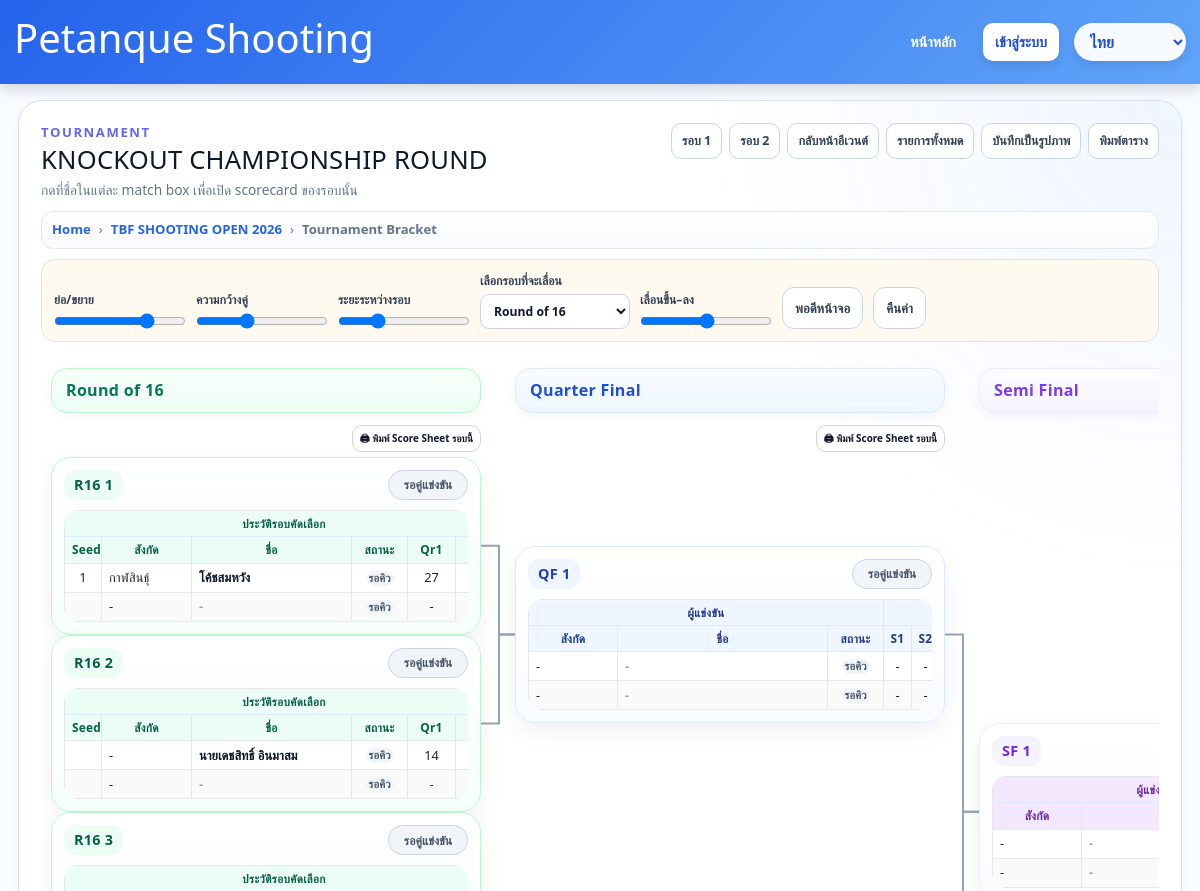
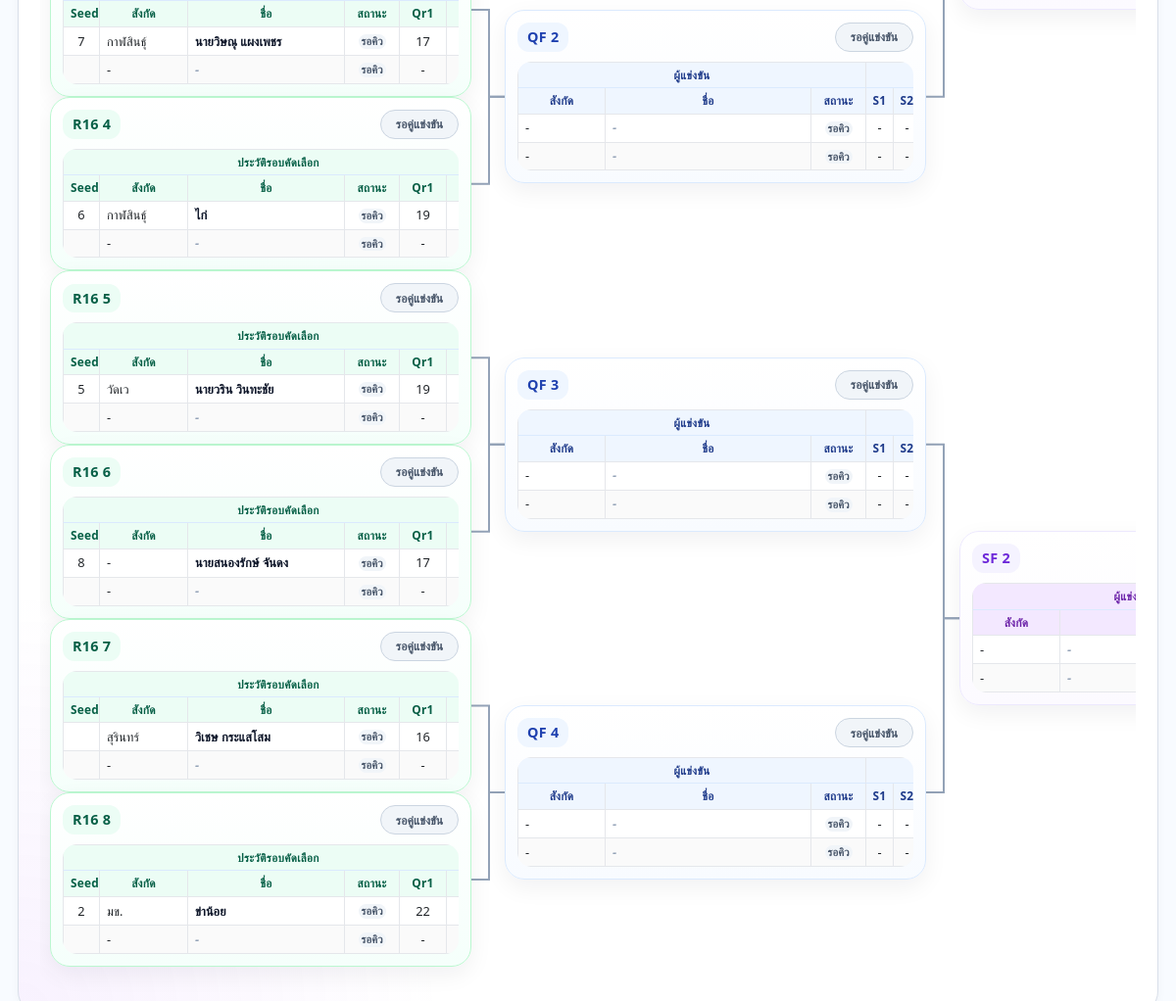
The app's page /events/3/bracket with its own data (2 pictures, top to bottom).
### app.py (models this page shows)
class Event(db.Model):
    id = db.Column(db.Integer, primary_key=True)
    name = db.Column(db.String(255), nullable=False)
    event_group = db.Column(db.String(50), nullable=False)
    category = db.Column(db.String(50), nullable=False)
    competition_date = db.Column(db.Date, nullable=False)
    location = db.Column(db.String(255), nullable=False)
    lane_count = db.Column(db.Integer, nullable=False, default=1)
    direct_qualifiers = db.Column(db.Integer, nullable=False, default=0)
    has_round_two = db.Column(db.Boolean, default=False)
    round_two_cutoff_rank = db.Column(db.Integer, nullable=True)
    next_round_label = db.Column(db.String(50), nullable=False, default="รอบ 8 คน")
    round_two_advancers = db.Column(db.Integer, nullable=False, default=4)
    created_at = db.Column(db.DateTime, default=datetime.utcnow)
    created_by = db.Column(db.Integer, db.ForeignKey("user.id"), nullable=True)
    athletes = db.relationship("Athlete", backref="event", cascade="all, delete-orphan", lazy=True)

class Athlete(db.Model):
    id = db.Column(db.Integer, primary_key=True)
    event_id = db.Column(db.Integer, db.ForeignKey("event.id"), nullable=False)
    bib_no = db.Column(db.String(20), nullable=False)
    name = db.Column(db.String(255), nullable=False)
    affiliation = db.Column(db.String(255), nullable=False)
    start_order = db.Column(db.Integer, nullable=False)
    lane_no = db.Column(db.Integer, nullable=False)
    lane_order = db.Column(db.Integer, nullable=False)
    status = db.Column(db.String(20), nullable=False, default="waiting")
    red_card_count = db.Column(db.Integer, nullable=False, default=0)
    created_at = db.Column(db.DateTime, default=datetime.utcnow)
    entries = db.relationship("ScoreEntry", backref="athlete", cascade="all, delete-orphan", lazy=True)
    signatures = db.relationship("ScoreSignature", backref="athlete", cascade="all, delete-orphan", lazy=True)
    tiebreaks = db.relationship("TieBreakEntry", backref="athlete", cascade="all, delete-orphan", lazy=True)

### app.py (the view)
@app.route("/events/<int:event_id>/bracket")
def bracket(event_id: int):
    event = Event.query.get_or_404(event_id)
    qualifiers = build_combined_qualifiers(event)
    ensure_bracket(event)
    maybe_advance_bracket(event)
    matches = BracketMatch.query.filter_by(event_id=event.id).order_by(BracketMatch.round_name, BracketMatch.match_no).all()
    athlete_map = {a.id: a for a in event.athletes}
    seed_map = {row["athlete"].id: row.get("seed") for row in qualifiers if row.get("athlete") and row.get("seed")}
    grouped = {"R16": [], "QF": [], "SF": [], "F": []}
    for m in matches:
        a = athlete_map.get(m.athlete_a_id)
        b = athlete_map.get(m.athlete_b_id)
        grouped.setdefault(m.round_name, []).append({
            "match": m,
            "a": build_bracket_match_row(event, a, m.round_name, seed_map),
            "b": build_bracket_match_row(event, b, m.round_name, seed_map),
            "winner": athlete_map.get(m.winner_id),
            "round_no": bracket_round_to_scorecard_round(m.round_name, event),
            "status": bracket_match_status(event, m),
        })
    combined_rows = build_combined_qualifiers(event) if event.has_round_two else qualifiers
    start_round = configured_bracket_start_round(event)
    return render_template("bracket.html", event=event, grouped=grouped, combined_rows=combined_rows, start_round=start_round)

### app.py (called while the page is built, shortened)
def current_language() -> str:
    lang = session.get("lang", "th")
    return lang if lang in SUPPORTED_LANGS else "th"

@app.context_processor
def inject_language_options():
    lang = current_language()
    return {
        "current_lang": lang,
        "lang_labels": LANG_LABELS,
        "html_lang": "zh-CN" if lang == "zh" else lang,
    }

def event_has_round_of_16(event) -> bool:
    if event.next_round_label == "รอบ 16 คน":
        return True
    return BracketMatch.query.filter_by(event_id=event.id, round_name="R16").first() is not None

def bracket_round_to_scorecard_round(round_name: str, event=None) -> int:
    if round_name == "R16":
        return 3
    if event is not None and event_has_round_of_16(event):
        return {"QF": 4, "SF": 5, "F": 6}[round_name]
    return {"QF": 3, "SF": 4, "F": 5}[round_name]

def _request_cache() -> dict:
    if not has_request_context():
        return {}
    cache = getattr(g, "shooting_request_cache", None)
    if cache is None:
        cache = {}
        g.shooting_request_cache = cache
    return cache

def get_round_signature(athlete_id: int, round_no: int) -> ScoreSignature | None:
    cache = _request_cache()
    signatures = cache.get("signature_by_athlete_round") if has_request_context() else None
    key = (athlete_id, round_no)
    if signatures is not None and key in signatures:
        return signatures[key]
    signature = ScoreSignature.query.filter_by(athlete_id=athlete_id, round_no=round_no).first()
    if has_request_context():
        cache.setdefault("signature_by_athlete_round", {})[key] = signature
    return signature

def athlete_round_status(athlete: Athlete, round_no: int) -> str:
    signature = get_round_signature(athlete.id, round_no)
    if signature and signature.finished_at:
        return "finished"
    if signature and signature.started_at:
        return "active"
    return "waiting"

def bracket_match_status(event: Event, match: BracketMatch) -> dict:
    round_no = bracket_round_to_scorecard_round(match.round_name, event)
    athlete_ids = [aid for aid in [match.athlete_a_id, match.athlete_b_id] if aid]
    if not athlete_ids or len(athlete_ids) < 2:
        return {"key": "waiting", "label": "รอคู่แข่งขัน"}

def ranking_key(item: dict):
    return (
        item["total"],
        item["count_5"],
        item["count_3"],
        item["tiebreak_total"],
    )

def is_round_two_candidate(event: Event, athlete: Athlete) -> bool:
    return athlete.id in round_two_candidate_ids(event)

### templates/bracket.html (shortened to what this page needs)
{% extends 'base.html' %}
{% block content %}
<section id="bracketExportArea" class="card knockout-page">
  <div class="page-top">
    <div class="title-wrap">
      <p class="eyebrow">Tournament</p>
      <h1>KNOCKOUT CHAMPIONSHIP ROUND</h1>
      <p class="subtitle">กดที่ชื่อในแต่ละ match box เพื่อเปิด scorecard ของรอบนั้น</p>
    </div>
    <div class="top-actions responsive-toolbar">
      <a class="btn secondary" href="{{ url_for('event_overview', event_id=event.id, round=1) }}">รอบ 1</a>
      {% if event.has_round_two %}
      <a class="btn secondary" href="{{ url_for('event_overview', event_id=event.id, round=2) }}">รอบ 2</a>
      {% endif %}
      <a class="btn secondary" href="{{ url_for('event_overview', event_id=event.id) }}">กลับหน้าอีเวนต์</a>
      <a class="btn secondary" href="{{ url_for('index') }}">รายการทั้งหมด</a>
      <button type="button" class="btn secondary" data-bracket-download onclick="downloadBracketImage()">บันทึกเป็นรูปภาพ</button>
      <button type="button" class="btn secondary" onclick="window.print()">พิมพ์ตาราง</button>
    </div>
  </div>
  <div class="breadcrumb-bar">
    <a href="{{ url_for('index') }}">Home</a>
    <span>›</span>
    <a href="{{ url_for('event_overview', event_id=event.id) }}">{{ event.name }}</a>
    <span>›</span>
    <strong>Tournament Bracket</strong>
  </div>
  {% macro render_match(item, round_key, title, total_label, show_qual=False, extra_class='') %}
  <div class="match-box {{ extra_class }}" data-bracket-match data-round="{{ round_key }}" data-match-no="{{ item.match.match_no }}">
    <div class="match-head"><div class="match-title">{{ title }}</div><span class="match-status {{ item.status.key }}">{{ item.status.label }}</span></div>
    <div class="table-wrap">
      <table class="match-row {% if not show_qual %}compact-match-row{% endif %}">
        <thead>
          <tr class="group-head">
            {% if show_qual %}<th colspan="6">ประวัติรอบคัดเลือก</th>{% else %}<th colspan="3">ผู้แข่งขัน</th>{% endif %}
            <th colspan="6">{{ title }}</th>
          </tr>
          <tr>
            {% if show_qual %}<th>Seed</th>{% endif %}
            <th>สังกัด</th><th>ชื่อ</th><th>สถานะ</th>
            {% if show_qual %}<th>Qr1</th><th>REF</th>{% endif %}
            <th>S1</th><th>S2</th><th>S3</th><th>S4</th><th>S5</th><th>SCORE</th>
          </tr>
        </thead>
        <tbody>
          {% for row in [item.a, item.b] %}
          <tr
            data-round="{{ round_key }}"
            data-match="{{ item.match.match_no }}"
            data-slot="{% if loop.index == 1 %}a{% else %}b{% endif %}"
            {% if row.athlete %}data-athlete-id="{{ row.athlete.id }}" data-round-no="{{ item.round_no }}" data-scorecard-url="{{ url_for('scorecard', athlete_id=row.athlete.id, round=item.round_no) }}"{% endif %}
            class="{% if item.winner and row.athlete and item.winner.id == row.athlete.id %}winner-row{% endif %}">
            {% if show_qual %}<td class="seed-cell">{{ row.seed }}</td>{% endif %}
            <td class="team-cell">{{ row.team }}</td>
            <td class="player-name name-cell">
              {% if row.athlete %}
                <a class="score-link" href="{{ url_for('scorecard', athlete_id=row.athlete.id, round=item.round_no) }}" onclick="event.stopPropagation();">{{ row.name }}</a>
              {% else %}
                <span class="empty-slot">-</span>
              {% endif %}
            </td>
            <td class="status-cell"><span class="row-status-pill {{ row.status }}">{{ row.status_label }}</span></td>
            {% if show_qual %}
              <td class="r1-cell">{{ row.r1 }}</td>
              <td class="r1r2-cell {% if not row.show_ref_score %}direct-ref-empty{% endif %}">{% if row.show_ref_score %}{{ row.r1r2 }}{% endif %}</td>
            {% endif %}
            {% for sc in row.stations %}
              <td class="station-cell" data-station-index="{{ loop.index0 }}">{{ sc }}</td>
            {% endfor %}
          </tr>
          {% endfor %}
        </tbody>
      </table>
    </div>
  </div>
  {% endmacro %}
  <div class="bracket-controls-v2" data-bracket-controls data-event="{{ event.id }}">
    <label>ย่อ/ขยาย<input name="scale" type="range" min="0.45" max="1.2" step="0.05" value="1"></label>
    <label>ความกว้างคู่<input name="width" type="range" min="320" max="620" step="10" value="430"></label>
    <label>ระยะระหว่างรอบ<input name="gap" type="range" min="12" max="100" step="4" value="34"></label>
    <label>เลือกรอบที่จะเลื่อน<select name="shift_round">{% if start_round == 'R16' %}<option value="R16">Round of 16</option>{% endif %}</select></label>
    <label>เลื่อนขึ้น–ลง<input name="shift" type="range" min="-260" max="260" step="8" value="0"></label>
    <button class="btn secondary" type="button" data-bracket-fit>พอดีหน้าจอ</button>
    <button class="btn secondary" type="button" data-bracket-reset>คืนค่า</button>
  </div>
  <div class="bracket-scroll-v2"><div class="bracket-board auto-bracket start-{{ start_round|lower }}">
    {% if start_round == 'R16' %}
    <div class="round-col r16" data-bracket-round="R16">
      <h2 class="round-title">Round of 16</h2>
      <div class="round-actions"><a class="round-print-btn" href="{{ url_for('scorecards_print_bulk', event_id=event.id, round=3) }}" target="_blank">🖨 พิมพ์ Score Sheet รอบนี้</a></div>
      <div class="round-matches">
      {% for item in grouped.get('R16', []) %}
        {{ render_match(item, 'R16', 'R16 ' ~ item.match.match_no, 'R16 TOTAL', start_round == 'R16') }}
      {% else %}
      <p class="muted-box">ยังไม่มีคู่รอบ 16 คน</p>
      {% endfor %}
      </div>
    </div>
    {% endif %}
    {% if start_round in ['R16','QF'] %}
    <div class="round-col qf" data-bracket-round="QF">
      <h2 class="round-title">Quarter Final</h2>
      <div class="round-actions"><a class="round-print-btn" href="{{ url_for('scorecards_print_bulk', event_id=event.id, round=4 if start_round == 'R16' else 3) }}" target="_blank">🖨 พิมพ์ Score Sheet รอบนี้</a></div>
      <div class="round-matches">
      {% for item in grouped.get('QF', []) %}
        {{ render_match(item, 'QF', 'QF ' ~ item.match.match_no, 'QF TOTAL', start_round == 'QF', 'qf-pos-' ~ loop.index) }}
      {% else %}
      <p class="muted-box">ยังไม่มีคู่ Quarter Final</p>
      {% endfor %}
      </div>
    </div>
    {% endif %}
    {% if start_round in ['R16','QF','SF'] %}
    <div class="round-col sf" data-bracket-round="SF">
      <h2 class="round-title">Semi Final</h2>
      <div class="round-actions"></div>
      <div class="round-matches">
      {% for item in grouped.get('SF', []) %}
        {{ render_match(item, 'SF', 'SF ' ~ item.match.match_no, 'SF TOTAL', start_round == 'SF', 'sf-pos-' ~ loop.index) }}
      {% else %}
      <p class="muted-box">ยังไม่มีคู่ Semi Final</p>
      {% endfor %}
      </div>
    </div>
    {% endif %}
  </div></div>
</section>
{% endblock %}

### static/css/style.css (style rules this page uses)
:root { --bg:#f3f6fb;--card:#fff;--line:#d9e0ea;--text:#1f2937;--muted:#6b7280;--accent:#1d4ed8;--soft:#eff6ff }
* { box-sizing:border-box }
body { margin:0;font-family:Arial,Helvetica,sans-serif;background:var(--bg);color:var(--text) }
a { text-decoration:none;color:inherit }
.card { background:var(--card);border:1px solid var(--line);border-radius:16px;padding:18px;margin-bottom:20px;box-shadow:0 2px 10px rgba(15,23,42,.04) }
.btn { border:none;background:var(--accent);color:#fff;padding:10px 14px;border-radius:10px;cursor:pointer;display:inline-block }
.btn.secondary { background:#e5e7eb;color:#111827 }
.table-wrap { width:100%; overflow-x:auto; -webkit-overflow-scrolling:touch; }
.responsive-toolbar, .toolbar { display:flex; gap:10px; flex-wrap:wrap; align-items:center; }
.responsive-toolbar .btn, .toolbar .btn { min-height:42px; }
:root { --sc-table-min-width: 1120px; --sc-left: 120px; --sc-side: 120px; --sc-cell: 44px; --sc-input-w: 34px; --sc-input-h: 28px; --sc-total: 60px; --sc-img-w: 160px; --sc-img-h: 120px; --sc-font: 14px; --sc-pad-y: 3px; --sc-pad-x: 1px; --sc-border: #111827; }
@media (max-width: 1200px) { :root { --sc-table-min-width: 1020px; --sc-left: 78px; --sc-side: 110px; --sc-side2: 90px; --sc-cell: 30px; --sc-input-w: 30px; --sc-input-h: 28px; --sc-total: 52px; --sc-img-w: 120px; --sc-img-h: 90px; --sc-font: 10px; --sc-pad-y: 2px; --sc-pad-x: 1px; } }
.btn, button, .action-btn { min-height: 44px; padding: 10px 14px; font-size: 15px; border-radius: 11px; font-weight: 800; }

### templates/base.html (style rules this page uses)
* { box-sizing: border-box; }
html, body { margin: 0; max-width: 100%; overflow-x: hidden; }
body { background: #f8fbff; color: #0f172a; font-family: system-ui, -apple-system, BlinkMacSystemFont, "Segoe UI", sans-serif; }

### records on screen
Event: name "TBF SHOOTING OPEN 2026"
Athlete: seed "1", team "กาฬสินธุ์", name "โค้ชสมหวัง", status_label "รอคิว", r1 "27"
Athlete: team "-", name "นายเดชสิทธิ์ อินมาสม", status_label "รอคิว", r1 "14"
Athlete: seed "7", team "กาฬสินธุ์", name "นายวิษณุ แผงเพชร", status_label "รอคิว", r1 "17"
Athlete: seed "6", team "กาฬสินธุ์", name "ไก่", status_label "รอคิว", r1 "19"
Athlete: seed "5", team "วัดเว", name "นายวริน วินทะชัย", status_label "รอคิว", r1 "19"
Athlete: seed "8", team "-", name "นายสนองรักษ์ จันดง", status_label "รอคิว", r1 "17"
Athlete: team "สุรินทร์", name "วิเชษ กระแสโสม", status_label "รอคิว", r1 "16"
Athlete: seed "2", team "มข.", name "ข่าน้อย", status_label "รอคิว", r1 "22"

### other values on screen
{{ title }} "R16 1" "R16 2" "R16 3" "R16 4" "R16 5" "R16 6" "R16 7" "R16 8" "QF 1" "QF 2" "QF 3" "QF 4" "SF 1" "SF 2"
{{ item.status.label }} "รอคู่แข่งขัน" "รอคู่แข่งขัน" "รอคู่แข่งขัน" "รอคู่แข่งขัน" "รอคู่แข่งขัน" "รอคู่แข่งขัน" "รอคู่แข่งขัน" "รอคู่แข่งขัน" "รอคู่แข่งขัน" "รอคู่แข่งขัน" "รอคู่แข่งขัน" "รอคู่แข่งขัน"
{{ row.team }} "-" "-" "-" "-" "-" "-" "-" "-" "-" "-" "-" "-" "-" "-" "-" "-" "-" "-" "-" "-"
{{ row.status_label }} "รอคิว" "รอคิว" "รอคิว" "รอคิว" "รอคิว" "รอคิว" "รอคิว" "รอคิว" "รอคิว" "รอคิว" "รอคิว" "รอคิว" "รอคิว" "รอคิว" "รอคิว" "รอคิว"
{{ row.r1 }} "-" "-" "-" "-" "-" "-" "-" "-"
{{ sc }} "-" "-" "-" "-" "-" "-" "-" "-" "-" "-" "-" "-" "-" "-" "-" "-"
form field value "ไทย"
